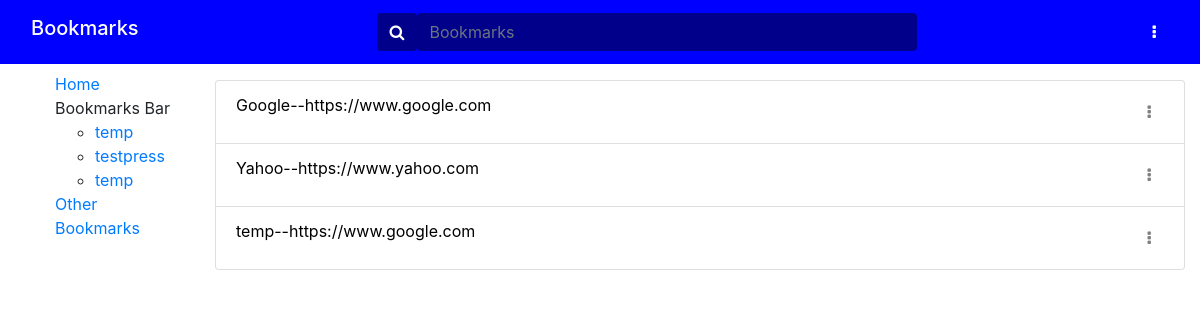
The page /bookmarks/ on the database as committed earlier.
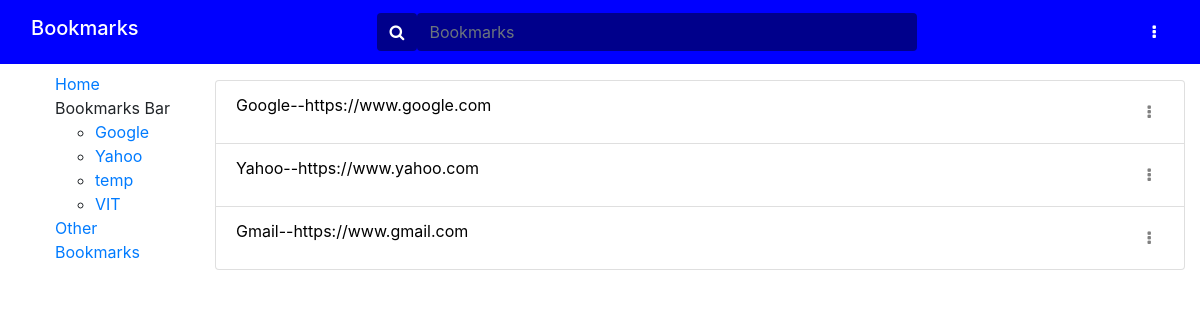
The same page on the database as committed later.
### bookmarksapp/models.py (models this page shows, shortened)
class Folder(models.Model):
    name = models.CharField(max_length=200, help_text='Enter the folder name')
    def __str__(self):
        return self.name

class Bookmarks(models.Model):
    name = models.CharField(max_length=200, help_text='Enter a webpage name')
    url = models.CharField(max_length=200, help_text='Enter a webpage url')
    description = models.CharField(max_length=200, help_text='Enter a webpage description')
    tags = TaggableManager(help_text='Enter webpage tags')
    folder = models.ForeignKey('Folder', on_delete=models.CASCADE, null=True, blank=True)

### bookmarksapp/views.py (the view)
# urls.py: path('', views.index, name='index'),
def index(request):
    bookmarks = Bookmarks.objects.all()
    namefilter = BookmarksFilter(request.GET, queryset=bookmarks)
    folder_list = Folder.objects.all()
    if(request.POST):
        bookmarkform = BookmarkForms(request.POST)
        folderform = FolderForm(request.POST)
    else:
        bookmarkform = BookmarkForms(data={'url':'https://www.'})
        folderform = FolderForm()
    if (bookmarkform.is_valid()):
        bookmarkform.save()
        return HttpResponseRedirect(reverse('index'))
    if (folderform.is_valid()):
        folderform.save()
        return HttpResponseRedirect(reverse('index'))
    context = {
        'filter': namefilter,
        'folder_list': folder_list,
        'bookmarkform': bookmarkform,
        'folderform': folderform,
    }
    return render(request, 'bookmarksapp/index.html', context=context)

### bookmarksapp/forms.py
class BookmarkForms(forms.ModelForm):
    class Meta:
        model = Bookmarks
        fields = ['name','url','description','tags','folder']

class FolderForm(forms.ModelForm):
    class Meta:
        model = Folder
        fields = ['name']

### bookmarksapp/templates/bookmarksapp/index.html (shortened to what this page needs)
{% extends "base_generic.html" %}
{% block search %}
<div class="input-group container-fluid" style="width: 50%;">
      <form method="get" style="display:flex; width: 100%;">
      <div class="input-group-append">
        <button class="btn" type="submit" style="background-color: darkblue;">
          <i class="fa fa-search" style="color: white;"></i>
        </button>
      </div>
      <input style="background-color:darkblue ; border: darkblue; color: white;" type="text" class="form-control" name="name" id="id_name" placeholder="Bookmarks">
      </form>
    </div>
{% endblock %}
{% block create %}
<div class="dropdown show">
    <a class="btn" href="#" role="button" id="dropdownMenuLink" data-toggle="dropdown" aria-haspopup="true" aria-expanded="false">
      <i class="fa fa-ellipsis-v" style="color: white;"></i>
    </a>
</div>
{% endblock %}
{% block content %}
    {% if filter.qs %}
    <ul class="list-group">
    {% for bookmark in filter.qs %}
        <li class=" list-group-item flex-column align-items-start"><a style="text-decoration: none; color:black;" onmouseover = "this.style.color = 'blue'" onmouseout = "this.style.color = 'black'"  href="{{ bookmark.url }}" target="_blank">{{ bookmark.name }}--{{ bookmark.url }}
        <div class="dropdown show" style="display: inline-block; float: right;">
          <a class="btn" href="#" role="button" id="dropdownItemLink" data-toggle="dropdown" aria-haspopup="true" aria-expanded="false">
            <i class="fa fa-ellipsis-v" style="color: grey;"></i>
          </a>
        </div>
      </a>
        </li>
    {% endfor %}
    </ul>
  {% else %}
    <p>There are no bookmarks.</p>
  {% endif %}
{% endblock %}

### bookmarksapp/templates/base_generic.html (shortened to what this page needs)
<!DOCTYPE html>
<html lang="en">
<head>
  <link rel="stylesheet" href="https://cdn.jsdelivr.net/npm/bootstrap@4.5.3/dist/css/bootstrap.min.css">
  <link rel="stylesheet" href="https://maxcdn.bootstrapcdn.com/font-awesome/4.4.0/css/font-awesome.min.css">
  <link rel="stylesheet" href="https://cdnjs.cloudflare.com/ajax/libs/font-awesome/4.7.0/css/font-awesome.min.css">
  {% load static %}
  <link rel="stylesheet" href="{% static 'css/styles.css' %}">
</head>
<body>
 <nav class="navbar navbar-expand-lg" style="background-color: blue">
  <div class="container-fluid" >
    <h2 class="navbar-brand" style="color: white;">Bookmarks</h2>
    {% block search %} {% endblock %}
    {% block create %} {% endblock %}
  </div>
</nav>
<div class="container-fluid">
    <div class="row">
      <div class="mysidebar col-sm-2 pt-2">
        <ul class="sidebar-nav" style="list-style-type: none;">
          <li> <a href="{% url 'index' %}">Home</a></li>
          <li>Bookmarks Bar
            <ul>
              {% for folder in folder_list %}
              <li><a href="{% url 'list-folder' folder.id %}">{{ folder.name }}</a></li>
              {% endfor %}
            </ul>
          </li>
          <li> <a href="{% url 'list-folder-unknown' %}">Other Bookmarks</a>
          </li>
        </ul>
      </div>
  <div class="col-sm-10 pt-3">
    {% block content %} {% endblock %}
    </div>
  </div>
</div>
</body>
</html>

Rows that differ between the two databases and show on the page:
removed Folder: name "testpress"
removed Folder: name "temp"
removed Bookmarks: name "temp", url "https://www.google.com"
added Folder: name "Google"
added Folder: name "Yahoo"
added Folder: name "VIT"
added Bookmarks: name "Gmail", url "https://www.gmail.com"
